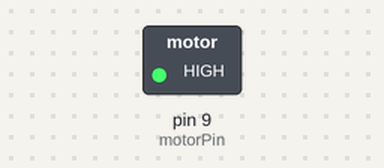
Simulated run of this sketch. Board: Arduino Uno, built with avr-gcc and run on an emulated ATmega328P. Parts: switched loads named in the sketch (green lamp = pin HIGH).

Above: at 0.5 s.
At 3.5 s:
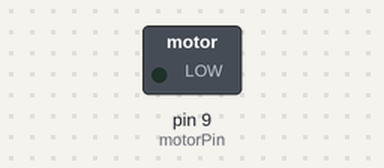
Timing chart, 0 to 7.8 s (numbered marks = the images above):
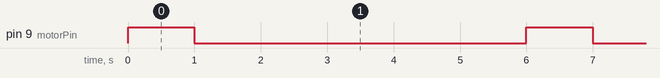

Measured:
- by itself, pin 9 (motorPin): alternates HIGH for 1.0 s and LOW for 5.0 s

The sketch:

motor_0.ino
```cpp
/* Simple Motor

Gestione di un motore DC tramite Arduino.
Elementi richiesti:

- motore DC a 5v per ~300ma
- transistor NPN 2N2222
- diodo 1N4001

 Schemi:
 - Breadboard: http://lab.piffa.net/schemi/motor_transistor_diode_bb.png
 - Schema circuito: http://lab.piffa.net/schemi/motor_transistor_diode_schem.png

 */

int motorPin = 9; // Pin tramite cui Arduino controlla il motore
void setup() {
  pinMode(motorPin, OUTPUT);
}

void loop() {
  digitalWrite(motorPin, HIGH); // Accende il motore a tutta potenza
  delay(1000);
  digitalWrite(motorPin, LOW);  // Spegne il motore
  delay(5000);
}
```
